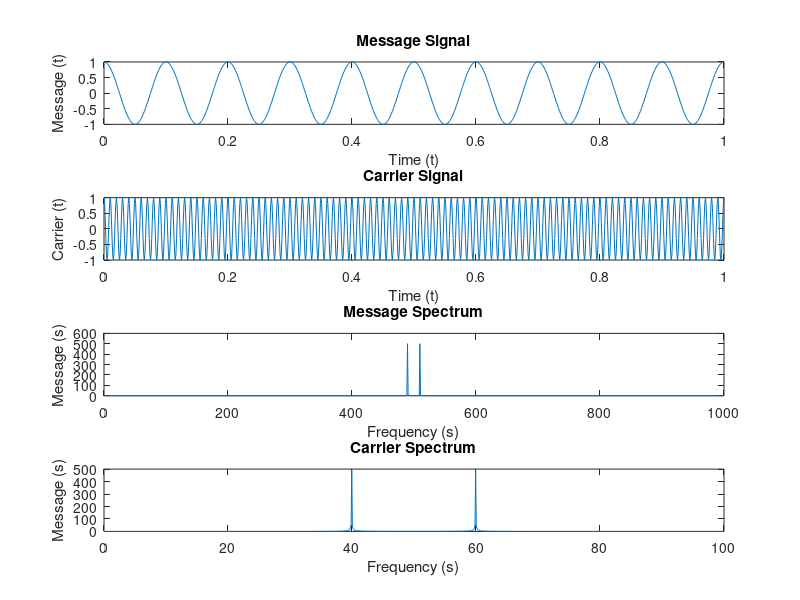
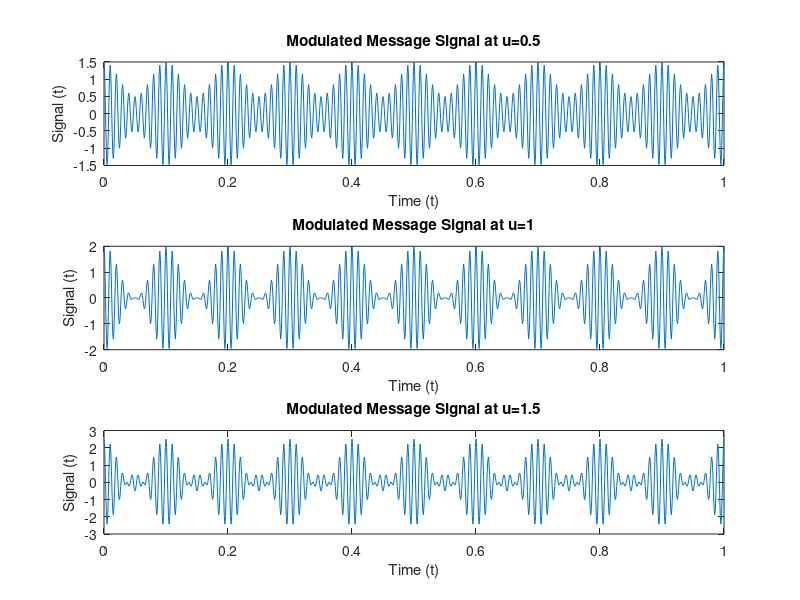
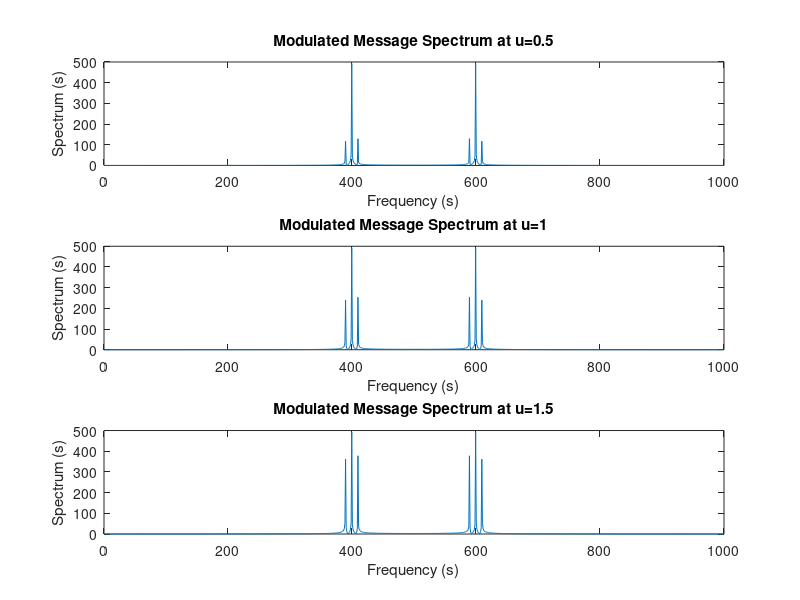
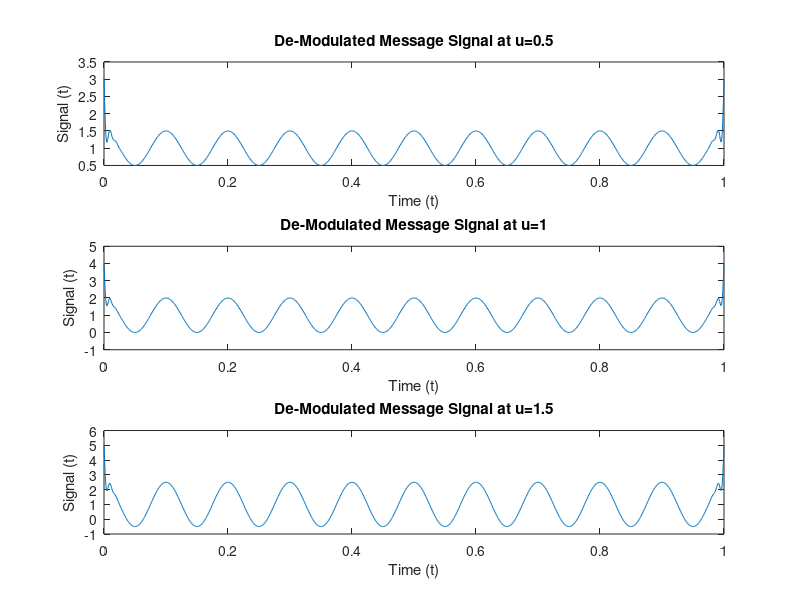

Write MATLAB code to recreate these figures, in order.
% Time and Frequency for sample simulation

Ts = 0.001;
fs = 1/Ts;
t = (0:Ts:1);

% Amplitudes, Frequency and Sensitivity Parameters for Waveforms

Am = 1;                          % Message Amplitude
Ac = 1;                          % Carrier Amplitude
fc = 100;                        % Carrier Frequency
ka=[0.5,1,1.5];                  % Amplitude Sensitivity = Modulation Index
fm = 10;                         % Message Frequency

% Message Waveform and Spectrum Plots

mt = Am*cos(2*pi*fm*t);          % Message Signal
ct = Ac*cos(2*pi*fc*t);          % Carrier Signal
ms = fft(mt);                    % Message Spectrum
ms = fftshift(abs(ms));
fms = (0:length(ms)-1)*fs/length(ms);
cs = fft(ct);                    % Carrier Spectrum
cs = fftshift(abs(cs));
fcs = (0:length(cs)-1)*fc/length(cs);
figure();
subplot(4,1,1);
plot(t,mt);
title("Message Signal")
xlabel("Time (t)")
ylabel("Message (t)")
subplot(4,1,2);
plot(t,ct);
title("Carrier Signal")
xlabel("Time (t)")
ylabel("Carrier (t)")
subplot(4,1,3);
plot(fms,ms);
title("Message Spectrum")
xlabel("Frequency (s)")
ylabel("Message (s)")
subplot(4,1,4);
plot(fcs,cs);
title("Carrier Spectrum")
xlabel("Frequency (s)")
ylabel("Message (s)")

% Amplitude Modulation for Resultant Waveforms and their Spectrums

xt1 = Ac*(1+(ka(1)*mt)).*cos(2*pi*fc*t);          % Modulated Signal at modulation index=0.5
xt2 = Ac*(1+(ka(2)*mt)).*cos(2*pi*fc*t);          % Modulated Signal at modulation index=1
xt3 = Ac*(1+(ka(3)*mt)).*cos(2*pi*fc*t);          % Modulated Signal at modulation index=1.5
ms1 = fft(xt1);                                   % Modulated Spectrum at modulation index=0.5
ms2 = fft(xt2);                                   % Modulated Spectrum at modulation index=1
ms3 = fft(xt3);                                   % Modulated Spectrum at modulation index=1.5
ms1 = fftshift(abs(ms1));
ms2 = fftshift(abs(ms2));
ms3 = fftshift(abs(ms3));
fms1 = (0:length(ms1)-1)*fs/length(ms1);
fms2 = (0:length(ms2)-1)*fs/length(ms2);
fms3 = (0:length(ms3)-1)*fs/length(ms3);
figure();
subplot(3,1,1);
plot(t,xt1);
title("Modulated Message Signal at u=0.5")
xlabel("Time (t)")
ylabel("Signal (t)")
subplot(3,1,2);
plot(t,xt2);
title("Modulated Message Signal at u=1")
xlabel("Time (t)")
ylabel("Signal (t)")
subplot(3,1,3);
plot(t,xt3);
title("Modulated Message Signal at u=1.5")
xlabel("Time (t)")
ylabel("Signal (t)")
figure();
subplot(3,1,1);
plot(fms1,ms1);
title("Modulated Message Spectrum at u=0.5")
xlabel("Frequency (s)")
ylabel("Spectrum (s)")
subplot(3,1,2);
plot(fms2,ms2);
title("Modulated Message Spectrum at u=1")
xlabel("Frequency (s)")
ylabel("Spectrum (s)")
subplot(3,1,3);
plot(fms3,ms3);
title("Modulated Message Spectrum at u=1.5")
xlabel("Frequency (s)")
ylabel("Spectrum (s)")

% Amplitude Demodulation Scheme for waveforms and their spectrums

xr1 = amdemod(xt1,fc,fs);                       % Demodulated Signal at modulation index=0.5
xr2 = amdemod(xt2,fc,fs);                       % Demodulated Signal at modulation index=1
xr3 = amdemod(xt3,fc,fs);                       % Demodulated Signal at modulation index=1.5
figure();
subplot(3,1,1);
plot(t,xr1);
title("De-Modulated Message Signal at u=0.5")
xlabel("Time (t)")
ylabel("Signal (t)")
subplot(3,1,2);
plot(t,xr2);
title("De-Modulated Message Signal at u=1")
xlabel("Time (t)")
ylabel("Signal (t)")
subplot(3,1,3);
plot(t,xr3);
title("De-Modulated Message Signal at u=1.5")
xlabel("Time (t)")
ylabel("Signal (t)")
mr1 = fft(xr1);                                 % Demodulated Spectrum at modulation index=0.5
mr2 = fft(xr2);                                 % Demodulated Spectrum at modulation index=1
mr3 = fft(xr3);                                 % Demodulated Spectrum at modulation index=1.5
mr1 = fftshift(abs(mr1));
mr2 = fftshift(abs(mr2));
mr3 = fftshift(abs(mr3));
fmr1 = (0:length(mr1)-1)*fs/length(mr1);
fmr2 = (0:length(mr2)-1)*fs/length(mr2);
fmr3 = (0:length(mr3)-1)*fs/length(mr3);
figure();
subplot(3,1,1);
plot(fmr1,mr1);
title("Demodulated Message Spectrum at u=0.5")
xlabel("Frequency (s)")
ylabel("Spectrum (s)")
subplot(3,1,2);
plot(fmr2,mr2);
title("Demodulated Message Spectrum at u=1")
xlabel("Frequency (s)")
ylabel("Spectrum (s)")
subplot(3,1,3);
plot(fmr3,mr3);
title("Demodulated Message Spectrum at u=1.5")
xlabel("Frequency (s)")
ylabel("Spectrum (s)")